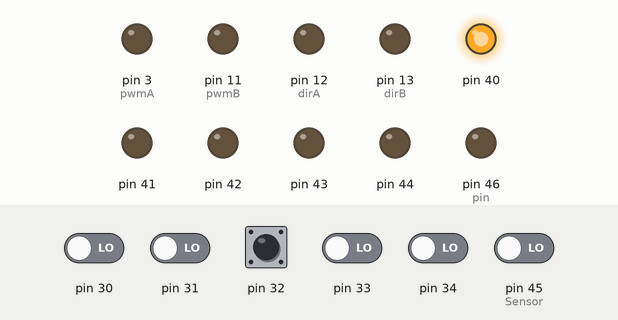
A sketch run on a simulated Arduino Mega 2560, built with avr-gcc and run on an emulated ATmega2560. On the bench: output pins drawn as LEDs (lit = HIGH). The test bench sets the inputs (shaded band); at power-on: pin 30–34, pin 45 (Sensor) LOW. What the sketch prints to the serial monitor is not drawn.

Above: at 0.1 s.
At 1.2 s:
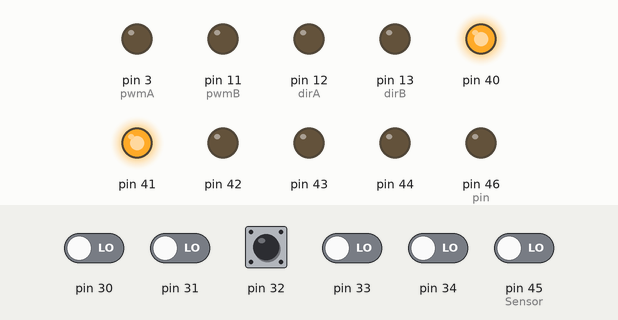
1.3 s: pin 45 (Sensor) driven HIGH
At 4.7 s:
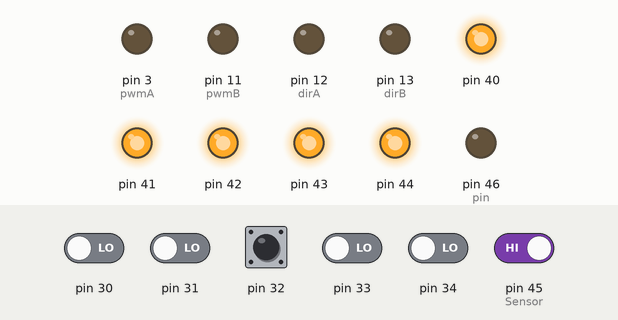
5.5 s: pin 45 (Sensor) driven LOW
16.5 s: pin 32 pulsed HIGH 5 times (0.12 s each, 0.3 s apart)
Timing chart, 0 to 19.5 s (numbered marks = the images above; inputs shaded):
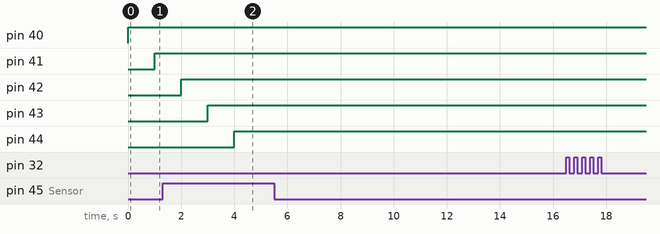

The sketch:

readSens-ultrasonic.ino
```cpp
#define SensBR 4
#define SensFR 3
#define SensF 2
#define SensFL 1
#define SensBL 0

const int pwmA = 3, //A2   //edited@ 19/05/16
          pwmB = 11, //B2
          dirA = 12, //A1
          dirB = 13, //B1
          pin = 46;

/* this method allows you to read distance from an ultrasonic sensor.
    To optimize running time, a maximum-relevant-distance-ceiling is set. it worth it.

    noted: a part that deals with situations of 0 (the sensor is disconnected). the program stops for 250 mSecs ,beeps, and tries again.
*/

void setup() {
  pinMode(46, OUTPUT);
  Serial.begin (9600);
  for (int cn = 0; cn <= 4; cn++) {
    pinMode(cn + 40, OUTPUT);
    pinMode(cn + 30, INPUT);
  }
  pinMode(45, INPUT);
  pinMode(pwmA, OUTPUT);
  pinMode(pwmB, OUTPUT);
  pinMode(dirA, OUTPUT);
  pinMode(dirB, OUTPUT);
}

void loop() {
  sensorCalibration();
}
int readSens(int trigger, int echo , int maxDistance) {
  int Eb4 = 311, G4 = 392;
  int x = 250;
  digitalWrite(trigger, LOW);
  delayMicroseconds(2);
  digitalWrite(trigger, HIGH);
  delayMicroseconds(10);
  digitalWrite(trigger, HIGH);
  int distance = pulseIn(echo, HIGH);
  if (maxDistance * 58 < distance) return maxDistance;
  distance = distance / 58;
  /*if (distance == 0) {  //if dis==0, then this sensor is disconnected
    tone(pin, G4);
    delay(x);
    noTone(pin);
    return readSens(s, maxDistance);
    }*/
  return distance;
}


int readSens(int s, int maxDistance) {
  return readSens(s+40, s+30, maxDistance);
}

int readSens(int s) {
  return readSens(s+40, s+30, 255);
}

void sensorCalibration() {
  Serial.print(readSens(0));
  Serial.print(" | ");
  Serial.print(readSens(1));
  Serial.print(" | ");
  Serial.print(readSens(2));
  Serial.print(" | ");
  Serial.print(readSens(3));
  Serial.print(" | ");
  Serial.print(readSens(4));
  Serial.print(" | ");
  if (digitalRead(45) == HIGH)Serial.println("HIGH"); //47 for VENGEANCE, 45 for ENTERPRISE  //White Line Sensor
  else Serial.println("LOW");
}
```
